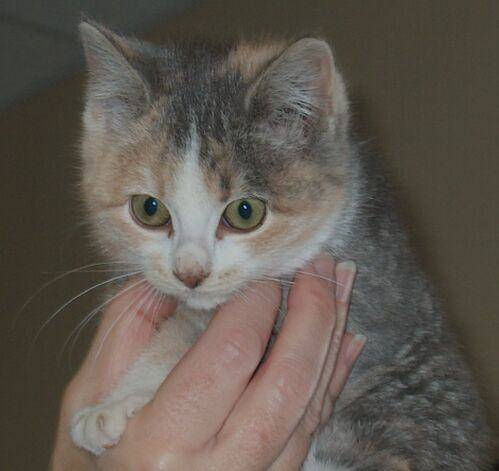
#> input picture datasets/animals/cats/cats_00008.jpg, 499 x 471 px; its folder holds 4 pictures in this run
$ jupyter execute --allow-errors 1.animal_datasets.ipynb   (shell and % lines are left out)
#> lines starting #> are read from the running program, lines starting #| are printed output that depends on the picture
맨 처음 사용할 동물 데이터셋은 `datasets/animals` 디렉토리 아래 `cat`, `dogs`, `pandas` 디렉토리에 나뉘어 있습니다. 각 디렉토리에는 동물 이미지가 1,000개씩 들어 있습니다. 디렉토리를 확인해 보겠습니다.

주피터 셀에서는 `!`과 쉘 명령을 함께 사용할 수 있습니다. `cats` 디렉토리에 있는 전체 파일 리스트를 확인해 보겠습니다.

첫 번째 고양이 이미지를 불러서 화면에 출력해 보겠습니다. 파일 경로에서 이미지를 읽어 주피터 노트북에 표시하는 가장 간단한 방법은 맷플롯립(`matplotlib`)을 사용하는 것입니다. 먼저 `imread()` 함수로 파일을 읽어 넘파이(`NumPy`) 배열로 변환합니다. 그 다음 `imshow()` 함수에 이 넘파이 배열을 전달하면 주피터 노트북에 이미지를 그려 줍니다.

[cell 1]
import matplotlib.pyplot as plt

#> (a cell that did not finish here is left out)

`imread` 함수에서 반환된 값이 넘파이 배열이 맞는지 확인하고 배열의 차원을 확인해 보겠습니다.

#> (a cell that did not finish here is left out)

넘파이 배열이 맞네요. 이미지는 높이 374, 넓이 500, 컬러 채널이 3인 이미지입니다. 보통 우리가 일상 생활에서 이미지의 크기를 이야기할 때는 넓이x높이 방식을 사용하지만 컴퓨터는 전통적으로 높이x넓이 입니다. 그래서 이 고양이 이미지는 높이가 374 픽셀의 크기입니다. `imshow()` 함수로 이미지를 출력해 보죠.

#> (a cell that did not finish here is left out)

각 폴더에서 이미지를 모두 읽어 머신러닝을 위한 데이터셋을 만들겠습니다. 전체 데이터셋을 한 번에 모두 로드하지 않고 일부 데이터를 디스크에서 반복적으로 읽어서 사용할 수 있지만 메모리가 허용 가능하다면 전체 데이터셋을 메모리에 로드하는 것이 편리합니다.

위의 고양이 이미지로 대략적인 전체 데이터셋의 크기를 가늠해 보겠습니다. $3000 \times 374 \times 500 \times 3  \,/\, 1024 \,/\, 1024 = 1.56\text{GB}$로 메모리에 적재할 수 있는 수준으로 판단됩니다.

읽어들일 파일 리스트를 만드는 데는 `glob` 패키지가 매우 편리합니다. `glob.glob()` 함수에 와일드 카드가 포함된 파일 경로를 전달하면 매칭되는 모든 파일 리스트를 만들어 줍니다.

[cell 5]
import glob

[cell 6]
cat_files = glob.glob('datasets/animals/cats/*.jpg')
#> cat_files = ['datasets/animals/cats/cats_00008.jpg', 'datasets/animals/cats/cats_00034.jpg', 'datasets/animals/cats/cats_00039.jpg', 'datasets/animals/cats/cats_00043.jpg']
len(cat_files)
#> Out = 4

전체 고양이 이미지 개수는 위에서 언급한 대로 1,000개가 맞네요. `cat_files` 리스트의 앞 부분 몇 개를 확인해 보겠습니다. 파이썬의 리스트는 `:`을 사용하여 여러개의 원소를 선택하는 슬라이싱 기능을 제공합니다. 슬라이싱 인덱스를 지정할 때 `:` 앞의 인덱스가 생략되면 `0`을 의미합니다. `:` 뒤에 지정한 인덱스는 선택에서 빠집니다. 따라서 `:10`은 인덱스 `0`에서 부터 `9`까지 `10`개의 원소를 선택합니다.

[cell 7]
cat_files[:10]
#> Out has the same summary as cat_files

이와 마찬가지로 강아지와 판다의 이미지도 모두 읽어 들입니다.

[cell 8]
dog_files = glob.glob('datasets/animals/dogs/*.jpg')
panda_files = glob.glob('datasets/animals/pandas/*.jpg')

이제 전체 이미지를 위에서와 같이 넘파이 배열로 읽어서 리스트에 차례대로 쌓도록 하겠습니다. 그런데 `plt.imread()` 함수는 흑백 이미지일 경우 2차원 배열, 즉 높이x넓이 크기의 배열을 반환합니다. 그래서 읽어 들인 후 높이x넓이x채널 크기로 맞추어 주어야 합니다. 이게 크게 문제되지는 않지만 조금 번거롭기는 합니다.

실제 이런 이미지가 있는지 확인해 보겠습니다. 예를 들면 다음과 같은 이미지입니다.

#> (a cell that did not finish here is left out)

확실히 이 이미지는 2차원 배열로 읽혀졌습니다. 흑백 이미지이므로 `plt.imshow()` 함수에 `cmap` 매개변수를 `'gray'`로 설정하여 출력합니다.

#> (a cell that did not finish here is left out)

전체 데이터셋에서 흑백 이미지가 대부분이라면 전체 이미지를 흑백으로 바꾸는게 낫겠지만, 여기에서는 흑백 이미지가 몇 개 밖에 되지 않으므로 이를 컬러 이미지의 차원으로 맞추는게 낫습니다. `opencv` 패키지의 `imread()` 함수는 흑백 이미지도 채널 차원을 유지하여 읽을 수 있어 이런 경우에 사용하면 편리합니다.

[cell 11]
import cv2

[cell 12]
panda_cv = cv2.imread('datasets/animals/pandas/panda_00049.jpg')

#> (a cell that did not finish here is left out)

원하는 대로 panda_cv는 채널의 크기가 3인 3차원 배열입니다. `panda_plt` 배열과 `panda_cv` 배열이 어떻게 읽혔는지 첫 번째 행만 살짝 확인해 보겠습니다. 넘파이 배열도 파이썬과 동일한 슬라이싱을 지원합니다.

#> (a cell that did not finish here is left out)

#> (a cell that did not finish here is left out)

`opencv`의 `imread()` 함수는 흑백 이미지를 읽을 때 세 개의 컬러 채널에 동일한 값으로 채웠습니다.

이제 그럼 `opencv`를 사용하여 이미지를 읽어 들이고 파이썬 리스트에 차례대로 쌓겠습니다.

[cell 16]
X_raw = [cv2.imread(path) for path in cat_files + dog_files + panda_files]
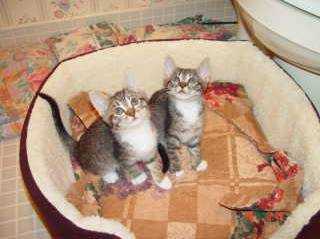
#> input picture datasets/animals/cats/cats_00034.jpg, 320 x 239 px
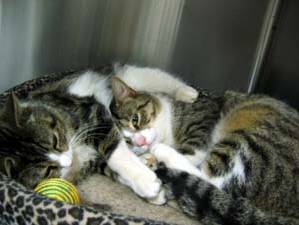
#> input picture datasets/animals/cats/cats_00039.jpg, 299 x 225 px
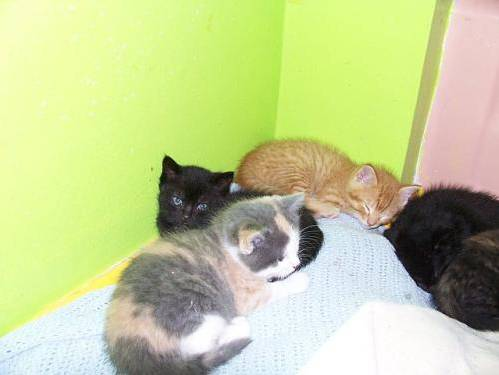
#> input picture datasets/animals/cats/cats_00043.jpg, 499 x 375 px
#> X_raw = 4 items

위 코드에서 파이썬의 간결한 리스트 생성 표현인 리스트 내포(List Comprehension)를 사용했습니다. 리스트를 생성하는 대괄호 안에 파이썬의 `for` 반복문을 넣었습니다. 세 개의 파일 경로가 담긴 리스트를 덧셈 연사자로 하나의 리스트 만들었고 이를 순회하면서 `X_raw` 리스트를 채웁니다. 이 표현은 다음의 `for` 반복문과 동일합니다.
```python
X_raw = []
for path in cat_files + dog_files + panda_files:
    X_raw.append(cv2.imread(path)
```
파이썬 코드를 읽다보면 종종 리스트 내포를 만나게 되므로 금방 친숙해질 것입니다.

다음엔 타깃 데이터를 준비합니다.

[cell 17]
y_raw = [1]*1000+[2]*1000+[3]*1000

우리는 관례에 따라 모델을 학습하기 위해 사용하는 데이터를 훈련 데이터(training dataset)라고 부르겠습니다. 그리고 각 샘플(여기서는 하나의 이미지)을 훈련 샘플(training sample)이라 부르고 각 훈련 샘플의 레이블(label), 즉 고양이, 강아지, 판다를 타깃(target)이라고 부르겠습니다. 타깃을 참 값(ground truth)라고도 합니다. 이들은 대부분의 머신러닝 커뮤니티에서 널리 사용하는 용어입니다.

타깃 데이터를 만드는 데 좀 이상한 것을 느끼지 않았나요? 위 코드는 `1`이 1,000개, `2`가 1,000개, `3`이 1,000개 들어 있는 긴 리스트를 만듭니다. 이렇게 할 수 있는 것은 위에서 `X_raw` 리스트를 만들었을 때 고양이, 강아지, 판다의 순서대로 차례로 파일을 읽어서 배열로 변환했기 때문입니다. 그러므로 맨 처음 1,000개는 고양이, 그 다음 1,000개는 강아지, 그 다음 1,000개는 판다일 것입니다. 우리는 고양이, 강아지, 판다의 레이블을 각각 `1`, `2`, `3`으로 지정했습니다.

그럼 준비된 데이터의 갯수가 동일한지 확인해 보겠습니다.

[cell 18]
len(X_raw), len(y_raw)
#> Out = (4, 3000)

우리가 사용할 머신러닝 모델은 전부는 아니지만 대부분 어떤 수학 방정식으로 표현될 수 있습니다(인공 신경망같은 알고리즘은 하나의 수학식으로 표현할 수는 있지만 매우 복잡해서 시도하지 않는게 상책입니다). 예를 들어 가장 간단한 선형 모델(linear model)은 간단한 1차 방정식으로 나타납니다.

$$ \hat{y} = w_1 \times x_1 + w_2 \times x_2 + ... + w_n \times x_n + b $$

보통 머신러닝 모델 방정식에서 $x$가 우리가 가지고 있는 샘플 데이터를 나타냅니다. $x_1$은 샘플에 있는 하나의 특성(feature)을 나타냅니다. 동물 데이터셋의 예에서는 이미지의 픽셀 하나에 해당합니다. 그러므로 우리가 가진 특성은 굉장히 많은 셈입니다. 특성을 속성, 혹은 특징으로 부르는 경우도 있지만 여기에서는 특성이라 부르겠습니다.

$w$는 가중치(weight)의 약자로 입력 특성 $x$와 곱해져 출력(output) 혹은 예측(prediction)을 만들게 됩니다. 보통 이를 가중치로 부르지만 방정식의 기울기(slope) 혹은 계수(coefficient)라고 부르기도 합니다. 종종 머신러닝 커뮤니티에서는 $\theta$로 표시하기도 합니다. 여기에서는 편하게 가중치 $w$로 표시하겠습니다.

$b$는 편향(bias) 또는 절편(intercept)로 부르는 항입니다. 전형적으로 편향은 방정식을 어떤 방향으로 이동시키는 역할을 담당합니다. 우리는 절편대신 편향이라는 용어를 사용하겠습니다. 머신러닝에서 편향/분산 트레이드오프(trade-off) 개념을 이야기할 때 편향은 다릅니다. 이 때는 명확하게 구분하여 설명하겠습니다. 지금은 수학 방정식의 절편을 생각하면 됩니다.

관례적으로 타깃은 $y$ 표현합니다. 우리가 계산한 예측값은 $\hat{y}$으로 표현하고 '와이-햇'이라고 읽습니다. 진짜 정답과 우리가 계산한 정답을 구분하기 위해서죠.

이제 위 식을 이해할 수 있을 것 같습니다. 그런데 $x$의 개수는 고정되어야 할까요? 네 맞습니다. 우리가 찾으려고 하는 모델의 방정식은 하나입니다. $x$의 개수가 달라지면 여러개의 방정식을 만들 수 밖에 없고 확실히 우리가 원하는 바는 아닙니다. 그런데 동물 데이터셋의 이미지 크기는 동일하지 않습니다. 입력 데이터에 있는 특성의 개수를 맞추려면 이미지의 크기를 동일하게 맞추어야 겠네요! 아쉽지만 가장 작은 크기의 이미지로 리사이즈해서 맞추겠습니다.

넘파이 함수를 사용하기 위해서 넘파이 패키지를 임포트하겠습니다. 파이썬에서는 모듈이나 패키지를 임포트할 때 `as` 키워드로 알리아싱(aliasing)을 할 수 있습니다. 위에서 맷플롯립(matplotlib)을 임포트할 때 `plt`로 알리아싱한 것처럼 몇몇 유명한 패키지들은 널리 사용하는 암묵적인 알리아싱 규칙을 가집니다. 대표적인 사례는 다음과 같습니다.
```python
import numpy as np               # 넘파이
import pandas as pd              # 판다스
import matplotlib.pyplot as plt  # 맷플롯립
import tensorflow as tf          # 텐서플로
```
이런 관례들을 꼭 따라야 하는 것은 아지만 이렇게 사용하면 편하게 코드를 읽을 수 있습니다. 여기에서도 이런 관례를 따릅니다.

[cell 19]
import numpy as np

다음에 또 리스트 내포가 나옵니다. 이번 리스트 내포는 `X_raw` 리스트에 있는 넘파이 배열을 하나씩 꺼내서 그 크기(`x.shape`)를 리스트로 만듭니다. `X_raw`에 담긴 넘파이 배열이 3차원이므로 `x.shape`도 크기가 3인 튜플입니다. 즉 이 리스트는 크기가 3인 튜플의 리스트가 됩니다. 예를 들어,
```python
[(375, 499, 3),
 (499, 379, 3),
 ...
 (499, 334, 3)]
```
과 같습니다.

넘파이 함수들은 이런 튜플의 리스트나 리스트의 리스트를 자동으로 2차원 배열로 변환하여 처리합니다. 따라서 굳이 명시적으로 넘파이 배열로 변환하지 않고도 `np.min()`과 같은 함수들을 적용할 수 있습니다. `np.min()`은 배열에서 가장 작은 값을 찾는 함수입니다. 이 함수의 두 번째 매개변수는 `axis`로 어느 방향으로 최소 값을 찾을지 결정할 수 있습니다. `0`이면 첫 번째 축인 행을 따라서 최소값을 찾고, `1`이면 열을 따라서 최소값을 찾습니다. 아무것도 지정하지 않으면 전체 배열 원소에서 가장 작은 값을 찾습니다. 이런 행동 방식은 넘파이 배열 함수들의 전형적인 모습입니다.

이미지의 높이와 넓이에서 각각 가장 작은 값을 찾아야하므로 행 방향으로 최소값을 구하겠습니다.

[cell 20]
np.min([x.shape for x in X_raw], axis=0)
#> Out = [225, 299, 3]

그럼 이제 가장 작은 크기인 32x55 크기로 이미지를 리사이징해야할까요? 잠시 생각해 보면 이미지의 가로/세로 비율이 다를 수 있어 일률적으로 32x55 사이즈로 줄이는 것은 좋지 못할 것 같습니다. 그럼 이 데이터셋의 평균적인 가로/세로 비율은 어떨까요? 다시 한번 리스트 내포를 사용하되 이번에는 평균을 계산해 주는 np.mean 함수를 사용하겠습니다.

[cell 21]
np.mean([x.shape[1]/x.shape[0] for x in X_raw])
#> Out = 1.26

대략 가로/세로 비율이 1.2 정도군요. 그럼 32x55 보다는 32x38 정도가 가장 무난한 리사이징 크기일 것 같습니다. `X_raw`에 있는 전체 데이터를 `opencv`의 `resize()` 함수를 사용하여 크기를 변경하겠습니다. 이 함수를 사용할 때 주의할 점은 두 번째 매개변수에서 지정할 이미지의 크기가 (넓이, 높이) 순서입니다. `opencv`는 영상 처리에 특화된 패키지이므로 파이썬의 과학 패키지들과는 달리 데이터를 하나의 행렬보다는 이미지로 생각하는 것같습니다.

세 번째 매개변수는 이미지를 리사이징할 때 사용할 보간(interpolation) 방법을 지정하는 것입니다. `interpolation` 매개변수의 기본값은 `cv2.INTER_LINEAR`입니다. 리사이징에서는 기본값보다 모아레 현상을 방지하는 `cv2.INTER_AREA` 방식이 권장됩니다(https://bit.ly/2L97r4T, https://bit.ly/2ItX9ur).

[cell 22]
X_data = []
for x in X_raw:
    img = cv2.resize(x, (38, 32), interpolation=cv2.INTER_AREA)
    X_data.append(img)
#> this loop made 4 passes
#> pass 1, `img = cv2.resize(x, (38, 32), interpolation=cv2.INTER_AREA)`:
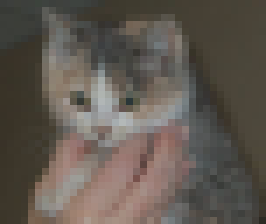
#> img: shape (32, 38, 3) (shown 7 times larger); mean B, G, R 81, 88.9, 96.6
#> pass 2, `img = cv2.resize(x, (38, 32), interpolation=cv2.INTER_AREA)`:
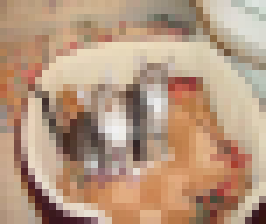
#> img: shape (32, 38, 3) (shown 7 times larger); mean B, G, R 128.1, 152.3, 182.6
#> pass 3, `img = cv2.resize(x, (38, 32), interpolation=cv2.INTER_AREA)`:
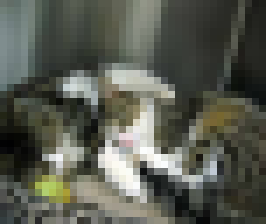
#> img: shape (32, 38, 3) (shown 7 times larger); mean B, G, R 81, 91.3, 88.6
#> after the loop, X_data = 4 items

사실 위 `for` 루프도 리스트 내포로 만들 수 있습니다. 리스트 내포가 너무 길어지면 한 눈에 읽기 힘들어지므로 그냥 `for` 루프로 작성했습니다.

자 이제 `resize()` 메서드가 이미지를 어떻게 바꾸었는지 확인해 보죠. 다음은 원본 데이터셋에 있는 첫 번째 이미지입니다.

[cell 23]
plt.imshow(X_raw[0])

다음은 리사이징된 `X_data` 리스트의 첫 번째 이미지입니다.

[cell 24]
plt.imshow(X_data[0])

확실히 해상도가 많이 줄었네요. 이 이미지는 거의 1/10 이상 줄어든 것 같습니다. 그래도 비교적 부드럽게 리사이징이 잘된 것 같습니다. `X_data` 리스트에 있는 넘파이 배열의 크기가 모두 동일하므로 `X_data` 전체를 넘파이 배열로 바꿀 수 있습니다.

[cell 25]
X_data = np.array(X_data)

`X_data` 넘파이 배열의 크기를 확인해 보겠습니다. 첫 번째 차원은 훈련 샘플의 개수가 됩니다.

[cell 26]
X_data.shape
#> Out = (4, 32, 38, 3)
